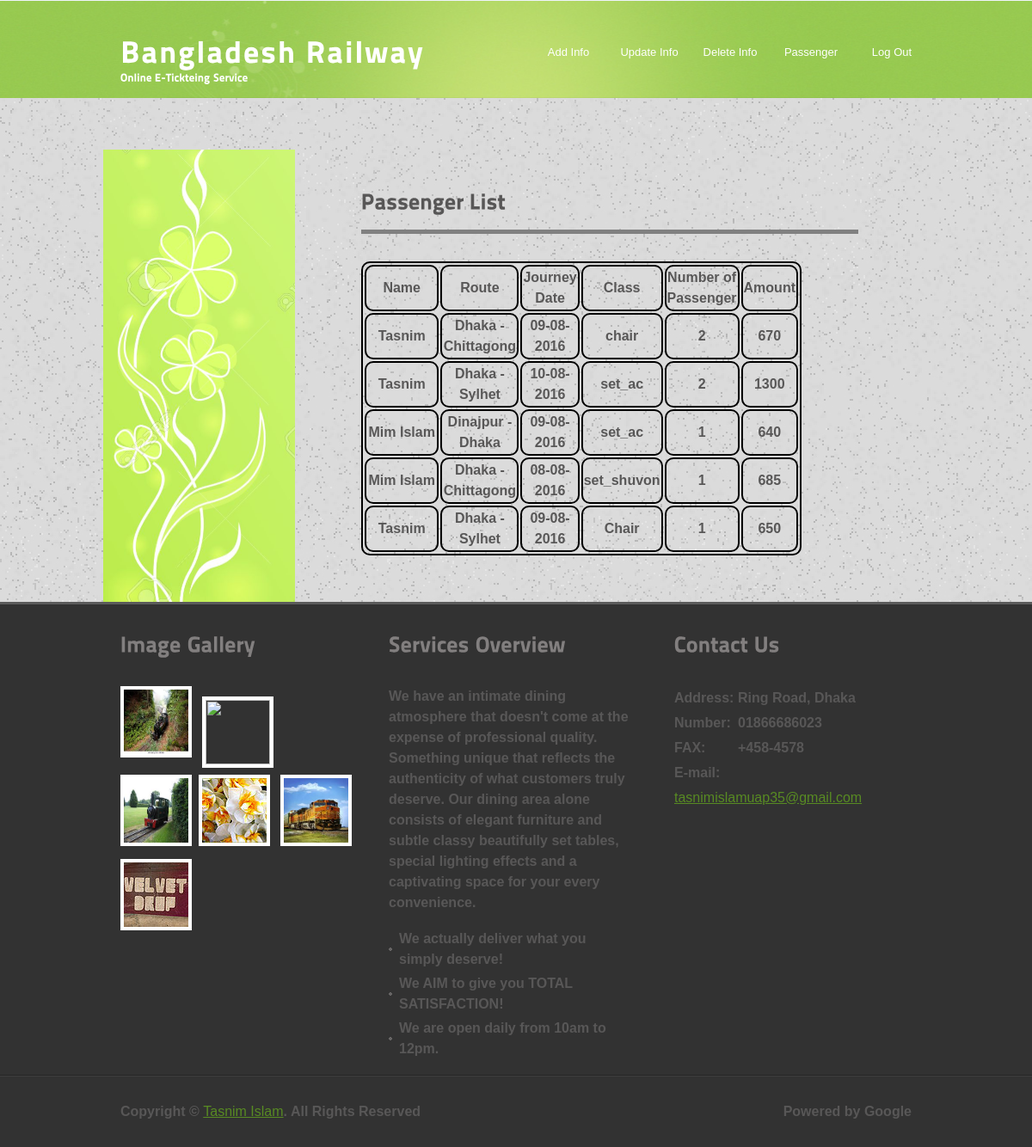
The page /member.php on the database its author committed.
### tables this page shows
CREATE TABLE IF NOT EXISTS `passenger` (
  `name` varchar(100) NOT NULL,
  `route` varchar(100) NOT NULL,
  `date_journey` varchar(100) NOT NULL,
  `class` varchar(100) NOT NULL,
  `seat_num` int(100) NOT NULL,
  `amount` varchar(100) NOT NULL
);

### member.php (the view, shortened to what this page needs)
<!DOCTYPE html >
<html>
<head>
<link href="css/style3.css" rel="stylesheet" type="text/css" />
<link rel="stylesheet" type="text/css" href="css/coin-slider.css" />
</head>
<body>
<div class="main">
  <div class="header">
    <div class="header_resize">
      <div class="menu_nav">
        <ul>
          <li><a href="admin.html"><span>Add Info</span></a></li>
          <li><a href="updateinfo.php"><span>Update Info</span></a></li>
          <li><a href="deleteinfo.php"><span>Delete Info</span></a></li>
          <li><a href="member.php"><span>Passenger</span></a></li>
          <li><a href="lout2.php"><span>Log Out</span></a></li>
        </ul>
      </div>
      <div class="logo">
        <h1><a href="index.html">Bangladesh<span>&nbsp;Railway</span><small>Online E-Tickteing Service</small></a></h1>
      </div>
    </div>
  </div>
  <div class="content">
    <div class="content_resize">
      <div class="mainbar">
        <div class="article">
          <h2><span>Passenger List</span></h2>
          <hr class="w1" align="left" width="90%" size="5" noshade="noshade"/>
          <br>
                         <?php
$servername = "localhost";
$username = "root";
$password = "";
$dbname = "resdb";
$conn = new mysqli($servername, $username, $password, $dbname);
$sql = "SELECT * FROM passenger";
$result = $conn->query($sql);
if ($result->num_rows > 0) {
    echo "<table><tr><th> Name </th><th> Route </th><th> Journey Date </th><th> Class </th><th>Number of Passenger</th><th>Amount</th></tr>";
    while($row = $result->fetch_assoc()) {
        echo "<center><tr><td>".$row["name"]."</td><td>".$row["route"]."</td><td>".$row["date_journey"]."</td><td> ".$row["class"]."</td><td> ".$row["seat_num"]."</td><td> ".$row["amount"]."</td></tr></center>";
    }
    echo "</table>  ";
} else {
    echo "0 results";
}
    ?>
    </div>
      </div>
      <div class="sidebar">
        <div class="gadget">
        </div>
      </div>
    </div>
  </div>
  <div class="fbg">
    <div class="fbg_resize">
      <div class="col c1">
        <h2><span>Image</span> Gallery</h2>
        <img src="images/20.jpg" width="75" height="75" alt="" class="gal" /> <img src="images/24.jpg" width="75" height="75" alt="" class="gal" />
        <img src="images/21.jpg" width="75" height="75" alt="" class="gal" /><img src="images/gal4.jpg" width="75" height="75" alt="" class="gal" />
        <img src="images/23.jpg" width="75" height="75" alt="" class="gal" /><img src="images/gal6.jpg" width="75" height="75" alt="" class="gal" />
        </div>
      <div class="col c2">
        <h2><span>Services</span> Overview</h2>
        <p>We have an intimate dining atmosphere that doesn't come at the expense of professional quality. Something unique that reflects the authenticity of what customers truly deserve. Our dining area alone consists of elegant furniture and subtle classy beautifully set tables, special lighting effects and a captivating space for your every convenience.</p>
        <ul class="fbg_ul">
          <li><a href="#">We actually deliver what you simply deserve!</a></li>
          <li><a href="#">We AIM to give you TOTAL SATISFACTION!</a></li>
          <li><a href="#">We are open daily from 10am to 12pm.</a></li>
        </ul>
      </div>
      <div class="col c3">
        <h2><span>Contact</span> Us</h2>
        <p class="contact_info"> <span>Address:</span> Ring Road, Dhaka<br />
          <span>Number:</span>  01866686023 <br />
          <span>FAX:</span> +458-4578<br />
          <span>E-mail:</span> <a href="#">tasnimislamuap35@gmail.com</a> </p>
      </div>
    </div>
  </div>
  <div class="footer">
    <div class="footer_resize">
      <p class="lf">Copyright &copy; <a href="#">Tasnim Islam</a>. All Rights Reserved</p>
      <p class="rf">Powered by <a target="_blank" href="http://www.Google.com/"></a>Google</p>
    </div>
  </div>
</div>
</body>
</html>

### css/style3.css (style rules this page uses)
body { margin:0; padding:0; width:100%; color:#585757; font:bold 16px/1.5em "Liberation sans", Arial, Helvetica, sans-serif; background:url(../images/1.jpg); background-size: ; }
html, .main { padding:0; margin:0; }
.main { background:url(../images/bg.jpg) no-repeat center top; }
.w1 { color: #7BBD52; }
h2 { margin:8px 0; padding:8px 0; font-size:26px; font-weight:bold; line-height:1.2em; color:#585757; text-transform:none; }
p { margin:8px 0; padding:0 0 8px 0; }
a { color:#588b23; text-decoration:underline; }
.header, .content, .menu_nav, .fbg, .footer, form, ol, ol li, ul, .content .mainbar, .content .sidebar { margin:0; padding:0; }
.header { background:no-repeat center 102px; }
.header_resize { margin:0 auto; padding:0 0 24px; width:960px; }
.logo { padding:0; float:none; float:left; width:auto; height:146px; }
h1 { margin:0; padding:40px 0 0 20px; font-size:36px; font-weight:bold; line-height:1.2em; text-transform:none; letter-spacing:2px; }
h1 a, h1 a:hover { color:#fff; text-decoration:none; }
h1 small { display:block; font-size:13px; line-height:1.2em; letter-spacing:normal; text-transform:none; color:#fff; }
.menu_nav { margin:0; padding:40px 0 0; height:56px; float:right; }
.menu_nav ul { list-style:none; padding:0 0 0 2px; height:56px; float:left; }
.menu_nav ul li { margin:0; padding:0 0 0 8px; float:left; }
.menu_nav ul li a { display:block; margin:0; padding:12px 0 0; width:86px; height:44px; font-size:13px; line-height:18px; font-weight:normal; color:#fff; text-decoration:none; text-transform:none; text-align:center; }
.content { padding:4px 0 0; background:repeat-x left bottom; }
.content_resize { margin:0 auto; padding:24px 0 40px; width:960px; background:url(../images/bg2.jpg) repeat-y left top; }
.content .mainbar { margin:0; padding:0; float:right; width:680px; }
.content .mainbar h2 { margin-bottom:4px; }
.content .mainbar .article { margin:0 0 8px; padding:6px 20px; }
.content .sidebar { padding:0; float:left; width:260px; }
.content .sidebar .gadget { margin:0 0 12px; padding:6px 20px 24px; }
.fbg { border-top:3px solid #5b5b5b; border-bottom:1px solid #242424; background:#323232; }
.fbg_resize { margin:0 auto; width:920px; padding:16px 20px; }
.fbg h2 { margin-bottom:24px; padding-bottom:8px; color:#827f7f; }
.fbg img.gal { margin:0 8px 8px 0; padding:0; border:4px solid #fff; }
.fbg .col { margin:0; float:left; }
.fbg .c1 { padding:0 16px 0 0; width:280px; }
.fbg .c2 { padding:0 36px 0 16px; width:280px; }
.fbg .c3 { padding:0 0 0 16px; width:274px; }
.fbg .fbg_ul { margin:0; padding:0; list-style:none; }
.fbg .fbg_ul li { margin:0; padding:0; list-style:none; }
.fbg .fbg_ul li a { display:block; margin:0; padding:2px 0 2px 12px; color:#585757; text-decoration:none; background:url(../images/li.gif) no-repeat left center; }
.fbg p.contact_info { line-height:1.8em; }
.fbg p.contact_info a { color:#588b23; text-decoration:underline; font-weight:normal; }
.fbg p.contact_info span { display:block; float:left; width:74px; font-weight:bold; }
.footer { border-top:1px solid #3f3f3f; background:#323232; }
.footer_resize { margin:0 auto; padding:0; width:920px; line-height:1.5em; color:#585757; }
.footer_resize p { margin:32px 0; padding:0; line-height:normal; white-space:nowrap; text-indent:inherit; }
.footer_resize a { color:#588b23; font-weight:normal; margin:0; padding:0; border:none; text-decoration:underline; background-color:transparent; }
.footer_resize .lf { float:left; }
.footer_resize .rf { float:right; }
a { outline:none; }

### member.php (style rules this page uses)
table,th,td { border:2px solid black; text-align:center; font-size:16px; border-radius:10px; width:80%; }

### rows shown on the page
passenger: name "Tasnim", route "Dhaka - Chittagong", date_journey "09-08-2016", class "chair", seat_num "2", amount "670"
passenger: name "Tasnim", route "Dhaka - Sylhet", date_journey "10-08-2016", class "set_ac", seat_num "2", amount "1300"
passenger: name "Mim Islam", route "Dinajpur - Dhaka", date_journey "09-08-2016", class "set_ac", seat_num "1", amount "640"
passenger: name "Mim Islam", route "Dhaka - Chittagong", date_journey "08-08-2016", class "set_shuvon", seat_num "1", amount "685"
passenger: name "Tasnim", route "Dhaka - Sylhet", date_journey "09-08-2016", class "Chair", seat_num "1", amount "650"
